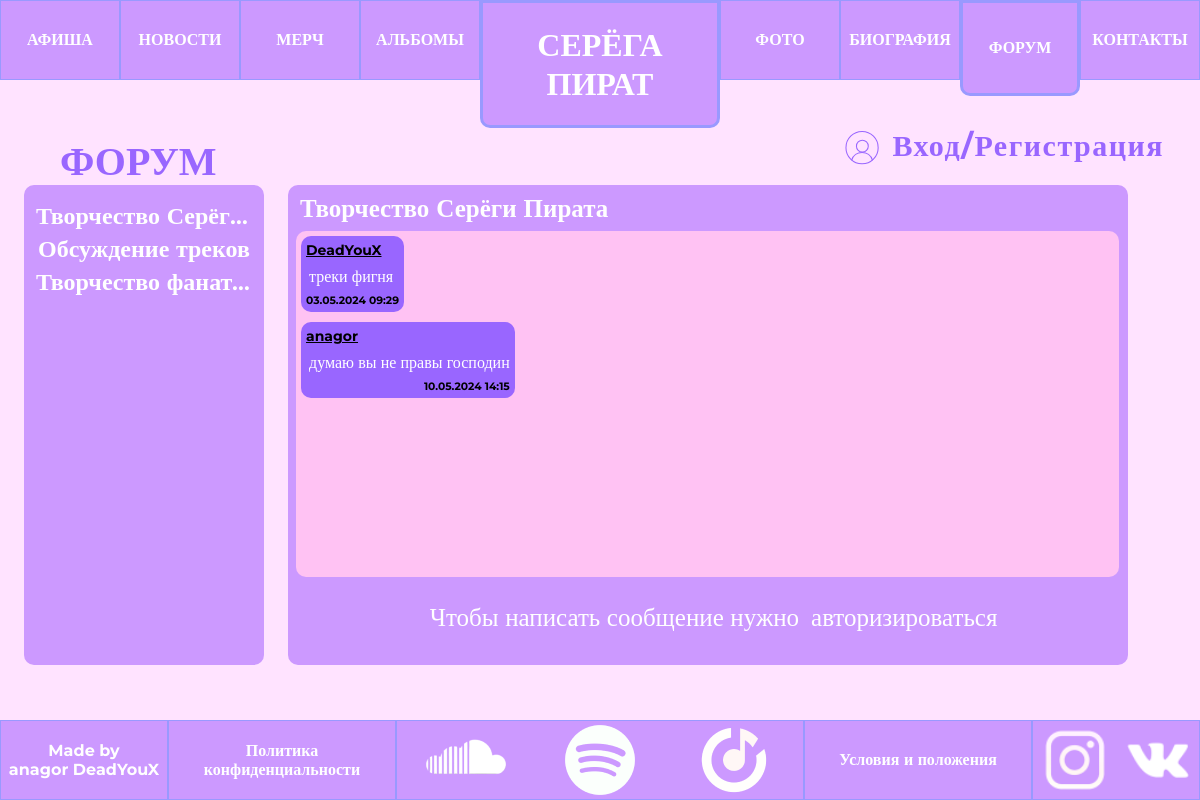
/forum/1/, run on the app's committed database.
### forum/models.py (models this page shows, shortened)
class Chat(models.Model):
    id = models.AutoField(primary_key=True)
    name = models.TextField(max_length=100)
    class Meta:
        verbose_name="Чат"
        verbose_name_plural="Чаты"

class Message(models.Model):
    id = models.AutoField(primary_key=True)
    chat = models.ForeignKey(Chat, related_name='messages', on_delete=models.CASCADE)
    user = models.ForeignKey(Profile, related_name='messages', on_delete=models.CASCADE)
    content = models.TextField()
    timestamp = models.DateTimeField(auto_now_add=True)
    class Meta:
        verbose_name="Сообщение"
        verbose_name_plural="Сообщения"

### forum/views.py (the view, shortened to what this page needs)
# urls.py: path('<int:page_id>/', views.forum_by_id, name='forumbyid'),
def forum_by_id(request, page_id):
    auth = False
    if request.user.is_authenticated:
        auth = True
    chat = get_object_or_404(Chat, pk=page_id)
    queryset = Chat.objects.filter()
    data = {
        "title": 'Форум',
        'showprofile': True,
        'page_name': chat.name,
        'messages': [[obj.id, obj.chat, str(obj.user), obj.content, obj.timestamp.strftime('%d.%m.%Y'), obj.timestamp.strftime('%H:%M')] for obj in chat.messages.all()],
        'chats': [[obj.id, obj.name] for obj in queryset],
        'now': 'forum',
        'auth': auth,
        'user_now': str(request.user.username),
    }
    return render(request, 'forum/forumbyid.html', data)

### ForumProfile/models.py (called while the page is built)
    def __str__(self):
        return self.user.username

### forum/templates/forum/forumbyid.html
{% extends 'main/base.html' %}
{% load static %}
{% block h %}
<h1>ФОРУМ</h1>
{% endblock %}
{% block main %}
<div class="forum">
    <div class="forum-points">
        {% for id, name in chats %}
        <a href="/forum/{{ id }}">{{ name }}</a>
        {% endfor %}
    </div>
    <div class="forum-chat">
        <h8>{{ page_name }}</h8>
        <div class="forum-messages">
            {% for id, chat, user, content, date, time in messages %}
                {% if user == user_now %}
                    <div class="message-right">
                {% else %}
                    <div class="message-left">
                {% endif %}
                <div class="message">
                    <a href='/profile/user/{{ user }}'>{{ user }}</a>
                    <p>{{ content }}</p>
                    <h7>{{ date }}  {{ time }}</h7>
                </div>
            </div>
            {% endfor %}
        </div>
        <div class="forum-send">
            {% if auth %}
                <form action="." method="post">
                    <button><a href="/forum/">Назад</a></button>
                    {% csrf_token %}
                    <input type="text" name="content">
                    <button><img src="{% static 'forum/send.svg' %}" alt="send"></button>
                </form>
            {% else%}
                <div class="not-auth">
                    <p>Чтобы написать сообщение нужно</p>
                    <a href="{% url 'profile' %}">авторизироваться</a>
                </div>
            {% endif %}
        </div>
    </div>
</div>
{% endblock %}

### main/static/main/css/style.css (style rules this page uses)
* { box-sizing: border-box; margin: 0; padding: 0; font-family: "Montserrat"; }
body { display: flex; flex-direction: column; height: 100dvh; background-color: #FFE3FF; }
h1 { padding-left: 5dvw; padding-top: 5dvh; font-size: 40px; font-weight: 700; line-height: 49px; letter-spacing: 0em; color: #9966FF; }
.forum-chat { display: flex; width: 70dvw; height: 60dvh; flex-direction: column; margin-left: 2dvw; border-radius: 10px; background-color: #CC99FF; }
.forum-messages { display: flex; flex-direction: column; margin: 1dvh 1dvh 1dvh 1dvh; width: 98%; height: 72%; border-radius: 10px; background-color: #FFC2F3; overflow: auto; }
.message-left { display: flex; justify-content: start; width: 100%; height: max-content; }
h7 { display: flex; font-size: 0.67em; font-weight: bold; justify-content: end; }
h8 { display: flex; font-size: 25px; font-weight: bold; padding: 1dvh 0 0 1dvw; color: #FFF; }

### data on the page
Chat: chats "Творчество Серёг…", name "Творчество Серёги Пирата", username "DeadYouX", content "треки фигня", date "03.05.2024", time "09:29", username "anagor", content "думаю вы не правы господин", date "10.05.2024", time "14:15"
Chat: chats "Обсуждение треков"
Chat: chats "Творчество фанат…"
